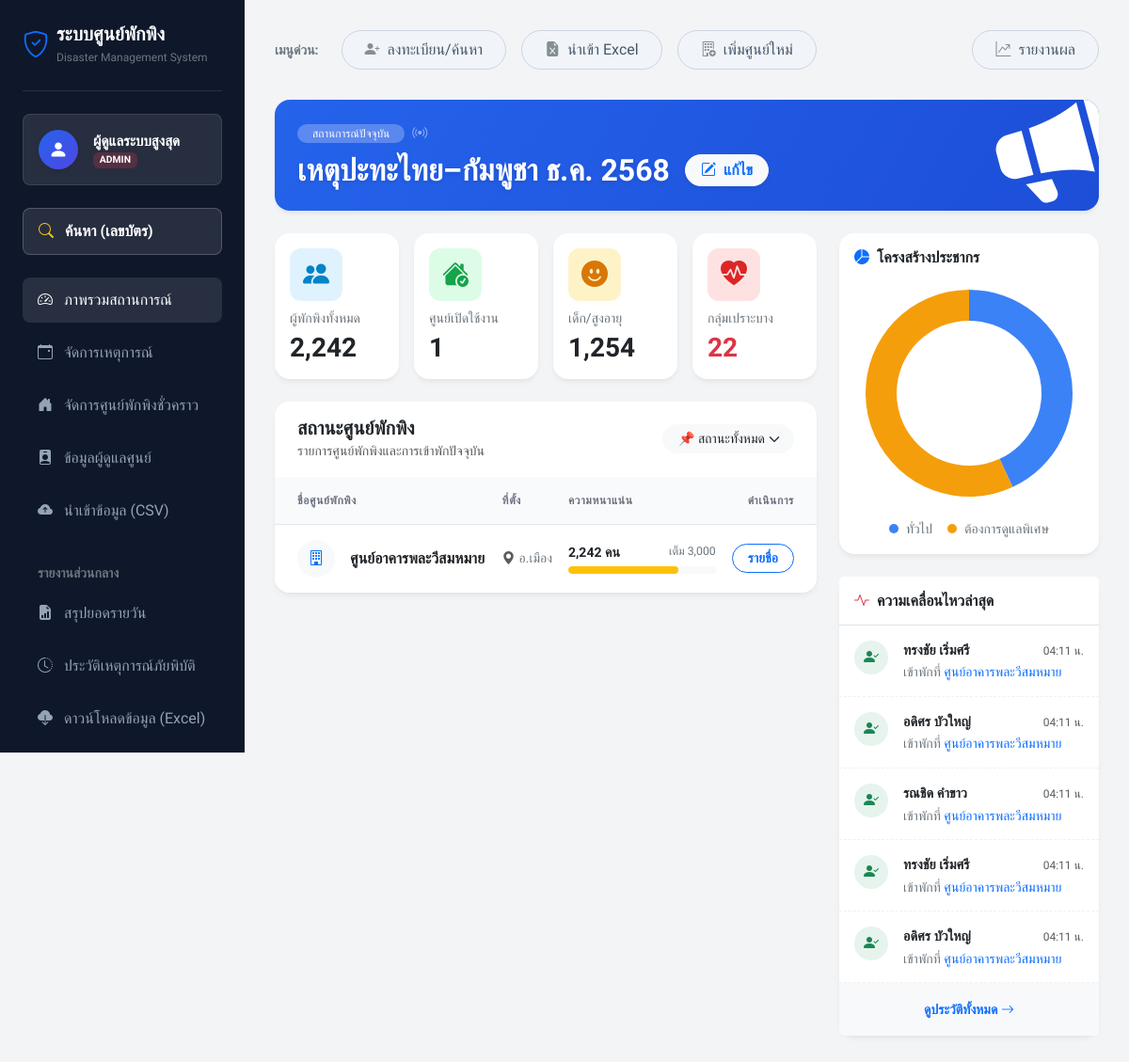
/index.php (signed in), run on the app's committed database.
### tables this page shows
CREATE TABLE `settings` (
  `setting_key` varchar(50) NOT NULL,
  `setting_value` varchar(255) DEFAULT NULL
);

CREATE TABLE `shelters` (
  `id` int(11) NOT NULL,
  `name` varchar(150) NOT NULL,
  `district` varchar(100) NOT NULL,
  `province` varchar(100) DEFAULT 'ศรีสะเกษ',
  `capacity` int(11) DEFAULT 100,
  `status` enum('OPEN','CLOSED') DEFAULT 'OPEN',
  `current_event` varchar(150) DEFAULT NULL,
  `last_updated` timestamp NOT NULL DEFAULT current_timestamp() ON UPDATE current_timestamp()
);

CREATE TABLE `evacuees` (
  `id` int(11) NOT NULL,
  `event_id` int(11) DEFAULT NULL,
  `citizen_id` varchar(13) NOT NULL,
  `prefix` varchar(20) DEFAULT NULL,
  `first_name` varchar(100) NOT NULL,
  `last_name` varchar(100) NOT NULL,
  `age` int(11) DEFAULT NULL,
  `birth_date` date DEFAULT NULL,
  `health_condition` varchar(255) DEFAULT 'ไม่มี',
  `house_no` varchar(50) DEFAULT NULL,
  `village_no` varchar(50) DEFAULT NULL,
  `subdistrict` varchar(100) DEFAULT NULL,
  `district` varchar(100) DEFAULT NULL,
  `province` varchar(100) DEFAULT 'ศรีสะเกษ',
  `phone` varchar(20) DEFAULT NULL,
  `shelter_id` int(11) DEFAULT NULL,
  `accommodation_type` enum('inside','outside') DEFAULT 'inside',
  `outside_detail` text DEFAULT NULL,
  `check_in_date` date DEFAULT curdate(),
  `check_out_date` date DEFAULT NULL,
  `check_out_reason` varchar(255) DEFAULT NULL,
  `created_at` timestamp NOT NULL DEFAULT current_timestamp()
);

### index.php (the view, shortened to what the rows shown need)
<?php
require_once 'config/db.php';
require_once 'includes/header.php';
$role = $_SESSION['role'];
$shelter_id = $_SESSION['shelter_id'];
$sql_stats = "SELECT
    COUNT(*) as total,
    SUM(CASE WHEN health_condition != 'ไม่มี' THEN 1 ELSE 0 END) as vulnerable,
    SUM(CASE WHEN age >= 60 THEN 1 ELSE 0 END) as elderly,
    SUM(CASE WHEN age <= 12 THEN 1 ELSE 0 END) as kids
    FROM evacuees WHERE check_out_date IS NULL";
if ($role == 'STAFF') {
    $sql_stats .= " AND shelter_id = :sid";
    $stmt_stats = $pdo->prepare($sql_stats);
    $stmt_stats->execute(['sid' => $shelter_id]);
} else {
    $stmt_stats = $pdo->query($sql_stats);
}
$stats = $stmt_stats->fetch(PDO::FETCH_ASSOC);
$sql_activity = "SELECT e.first_name, e.last_name, s.name as shelter_name, e.check_in_date, e.created_at, 'checkin' as type
                 FROM evacuees e JOIN shelters s ON e.shelter_id = s.id
                 WHERE e.check_out_date IS NULL ";
$sql_activity .= " ORDER BY e.id DESC LIMIT 5";
$activities = $pdo->query($sql_activity)->fetchAll(PDO::FETCH_ASSOC);
$page = isset($_GET['page']) ? (int)$_GET['page'] : 1;
$limit = 8;
$offset = ($page - 1) * $limit;
$sql_shelters = "FROM shelters s WHERE 1=1";
$params = [];
$sql_data = "SELECT s.*,
            (SELECT COUNT(*) FROM evacuees e WHERE e.shelter_id = s.id AND e.check_out_date IS NULL) as current_occupancy
            " . $sql_shelters . " ORDER BY
            CASE WHEN s.status = 'OPEN' THEN 1 ELSE 2 END,
            current_occupancy DESC
            LIMIT $limit OFFSET $offset";
$stmt_shelters = $pdo->prepare($sql_data);
$stmt_shelters->execute($params);
$shelters = $stmt_shelters->fetchAll(PDO::FETCH_ASSOC);
$current_event_name = 'สถานการณ์ปกติ';
try {
    $stmt_event = $pdo->prepare("SELECT setting_value FROM settings WHERE setting_key = 'current_event'");
    $stmt_event->execute();
    $result = $stmt_event->fetchColumn();
    if (!empty($result)) {
        $current_event_name = $result;
    }
} catch (Exception $e) { }
?>
<div class="card card-dashboard bg-gradient-brand text-white mb-4 border-0 position-relative overflow-hidden">
    <div class="card-body p-4 position-relative z-1">
        <div class="d-flex justify-content-between align-items-start">
            <div class="w-100">
                <div id="eventDisplayArea" class="d-flex align-items-center gap-3">
                    <h2 class="fw-bold mb-0 text-white" style="text-shadow: 0 2px 4px rgba(0,0,0,0.1);">
                        <?php echo htmlspecialchars($current_event_name); ?>
                    </h2>
                    <?php if($_SESSION['role'] == 'ADMIN'): ?>
                        <button class="btn btn-light text-primary fw-bold shadow-sm rounded-pill px-3 py-1 d-flex align-items-center gap-2"
                                onclick="toggleEventEdit()" title="แก้ไขสถานการณ์">
                            <i class="bi bi-pencil-square"></i> แก้ไข
                        </button>
                    <?php endif; ?>
                </div>
            </div>
        </div>
    </div>
</div>
<div class="row g-4 mb-5">
    <div class="col-lg-8">
        <div class="card card-dashboard overflow-hidden">
            <div class="table-responsive">
                <table class="table table-modern align-middle mb-0">
                    <thead>
                        <tr>
                            <th class="ps-4">ชื่อศูนย์พักพิง</th>
                            <th>ที่ตั้ง</th>
                            <th style="width: 30%;">ความหนาแน่น</th>
                            <th class="text-end pe-4">ดำเนินการ</th>
                        </tr>
                    </thead>
                    <tbody>
                        <?php if(count($shelters) > 0): ?>
                            <?php foreach($shelters as $row):
                                $percent = ($row['capacity'] > 0) ? ($row['current_occupancy'] / $row['capacity']) * 100 : 0;
                                if($percent > 90) $bar_class = 'bg-danger';
                                else if($percent > 70) $bar_class = 'bg-warning';
                                else $bar_class = 'bg-success';
                                $is_full = ($percent >= 100);
                            ?>
                            <tr class="<?php echo $row['status']=='CLOSED' ? 'bg-light text-muted' : 'bg-white'; ?>">
                                <td class="ps-4">
                                    <div class="d-flex align-items-center gap-3">
                                        <div class="rounded-circle bg-light d-flex align-items-center justify-content-center" style="width: 40px; height: 40px;">
                                            <i class="bi bi-building <?php echo $row['status']=='OPEN' ? 'text-primary' : 'text-secondary'; ?>"></i>
                                        </div>
                                        <div>
                                            <div class="fw-bold <?php echo $row['status']=='OPEN' ? 'text-dark' : 'text-secondary'; ?>"><?php echo $row['name']; ?></div>
                                        </div>
                                    </div>
                                </td>
                                <td>
                                    <span class="d-flex align-items-center gap-1 text-secondary small">
                                        <i class="bi bi-geo-alt-fill text-muted"></i> อ.<?php echo $row['district']; ?>
                                    </span>
                                </td>
                                <td>
                                    <div class="d-flex justify-content-between small mb-1">
                                        <span class="fw-bold <?php echo $is_full ? 'text-danger':'text-dark'; ?>">
                                            <?php echo number_format($row['current_occupancy']); ?> คน
                                        </span>
                                        <span class="text-secondary small">เต็ม <?php echo number_format($row['capacity']); ?></span>
                                    </div>
                                    <div class="progress bg-light" style="height: 8px; border-radius: 4px;">
                                        <div class="progress-bar <?php echo $bar_class; ?>" role="progressbar"
                                             style="width: <?php echo $percent; ?>%; border-radius: 4px;">
                                        </div>
                                    </div>
                                </td>
                                <td class="text-end pe-4">
                                    <a href="evacuee_list.php?shelter_id=<?php echo $row['id']; ?>" class="btn btn-sm btn-outline-primary rounded-pill px-3 fw-bold">
                                        รายชื่อ
                                    </a>
                                </td>
                            </tr>
                            <?php endforeach; ?>
                        <?php else: ?>
                            <tr><td colspan="4" class="text-center py-5 text-muted">ไม่พบข้อมูลศูนย์พักพิง</td></tr>
                        <?php endif; ?>
                    </tbody>
                </table>
            </div>
        </div>
    </div>
    <div class="col-lg-4">
        <div class="card card-dashboard">
            <div class="list-group list-group-flush">
                <?php if(count($activities) > 0): ?>
                    <?php foreach($activities as $act): ?>
                    <div class="list-group-item px-3 py-3 border-bottom-0 border-top-0" style="border-bottom: 1px dashed #f0f0f0 !important;">
                        <div class="d-flex gap-3">
                            <div class="flex-shrink-0">
                                <div class="rounded-circle bg-success bg-opacity-10 text-success d-flex align-items-center justify-content-center" style="width: 36px; height: 36px;">
                                    <i class="bi bi-person-check-fill"></i>
                                </div>
                            </div>
                            <div class="flex-grow-1">
                                <div class="d-flex justify-content-between align-items-center mb-1">
                                    <span class="fw-bold text-dark" style="font-size: 0.9rem;">
                                        <?php echo $act['first_name'] . ' ' . $act['last_name']; ?>
                                    </span>
                                    <small class="text-muted" style="font-size: 0.75rem;">
                                        <?php echo date('H:i', strtotime($act['created_at'])); ?> น.
                                    </small>
                                </div>
                                <div class="small text-secondary lh-sm">
                                    เข้าพักที่ <span class="text-primary fw-medium"><?php echo $act['shelter_name']; ?></span>
                                </div>
                            </div>
                        </div>
                    </div>
                    <?php endforeach; ?>
                <?php endif; ?>
            </div>
        </div>
    </div>
</div>
<script>
function toggleEventEdit() {
    var display = document.getElementById('eventDisplayArea');
    var form = document.getElementById('eventEditForm');
    display.classList.toggle('d-none');
    form.classList.toggle('d-none');
    // ลบการ toggle d-flex ออก เพราะใช้ input-group จัดการ layout แทนแล้ว
}
// Mini Chart Script
document.addEventListener('DOMContentLoaded', function() {
    const ctx = document.getElementById('miniChart').getContext('2d');
    const total = <?php echo $stats['total']; ?>;
    const vul = <?php echo $stats['vulnerable'] + $stats['elderly'] + $stats['kids']; ?>;
    const normal = Math.max(0, total - vul);
    new Chart(ctx, {
        type: 'doughnut',
        data: {
            labels: ['ทั่วไป', 'กลุ่มเปราะบาง/เด็ก/สูงอายุ'],
            datasets: [{
                data: [normal, vul],
                backgroundColor: ['#3b82f6', '#f59e0b'],
                hoverBackgroundColor: ['#2563eb', '#d97706'],
                borderWidth: 0,
                hoverOffset: 4
            }]
        },
        options: {
            responsive: true,
            maintainAspectRatio: false,
            cutout: '70%',
            plugins: { legend: { display: false } },
            animation: {
                animateScale: true,
                animateRotate: true
            }
        }
    });
});
</script>
<?php require_once 'includes/footer.php'; ?>

### data on the page
settings: setting_value "เหตุปะทะไทย–กัมพูชา ธ.ค. 2568"
shelters: name "ศูนย์อาคารพละวีสมหมาย", district "เมือง", current_occupancy "2,242", capacity "3,000", $percent 74.733333333333 (drawn)
evacuees: first_name "ทรงชัย", last_name "เริ่มศรี", created_at "04:11", shelter.name "ศูนย์อาคารพละวีสมหมาย"
evacuees: first_name "อดิศร", last_name "บัวใหญ่", created_at "04:11", shelter.name "ศูนย์อาคารพละวีสมหมาย"
evacuees: first_name "รณชิด", last_name "คำขาว", created_at "04:11", shelter.name "ศูนย์อาคารพละวีสมหมาย"
evacuees: first_name "ทรงชัย", last_name "เริ่มศรี", created_at "04:11", shelter.name "ศูนย์อาคารพละวีสมหมาย"
evacuees: first_name "อดิศร", last_name "บัวใหญ่", created_at "04:11", shelter.name "ศูนย์อาคารพละวีสมหมาย"

### other printed values
$_SESSION['fullname'] "ผู้ดูแลระบบสูงสุด"
$_SESSION['role'] "ADMIN"
$stats['total'] "2,242"
$stats['elderly'] + $stats['kids'] "1,254"
$stats['vulnerable'] "22"
chart data {{ $stats['total'] }} 2242
chart data {{ $stats['vulnerable'] + $stats['elderly'] + $stats['kids'] }} 1276
